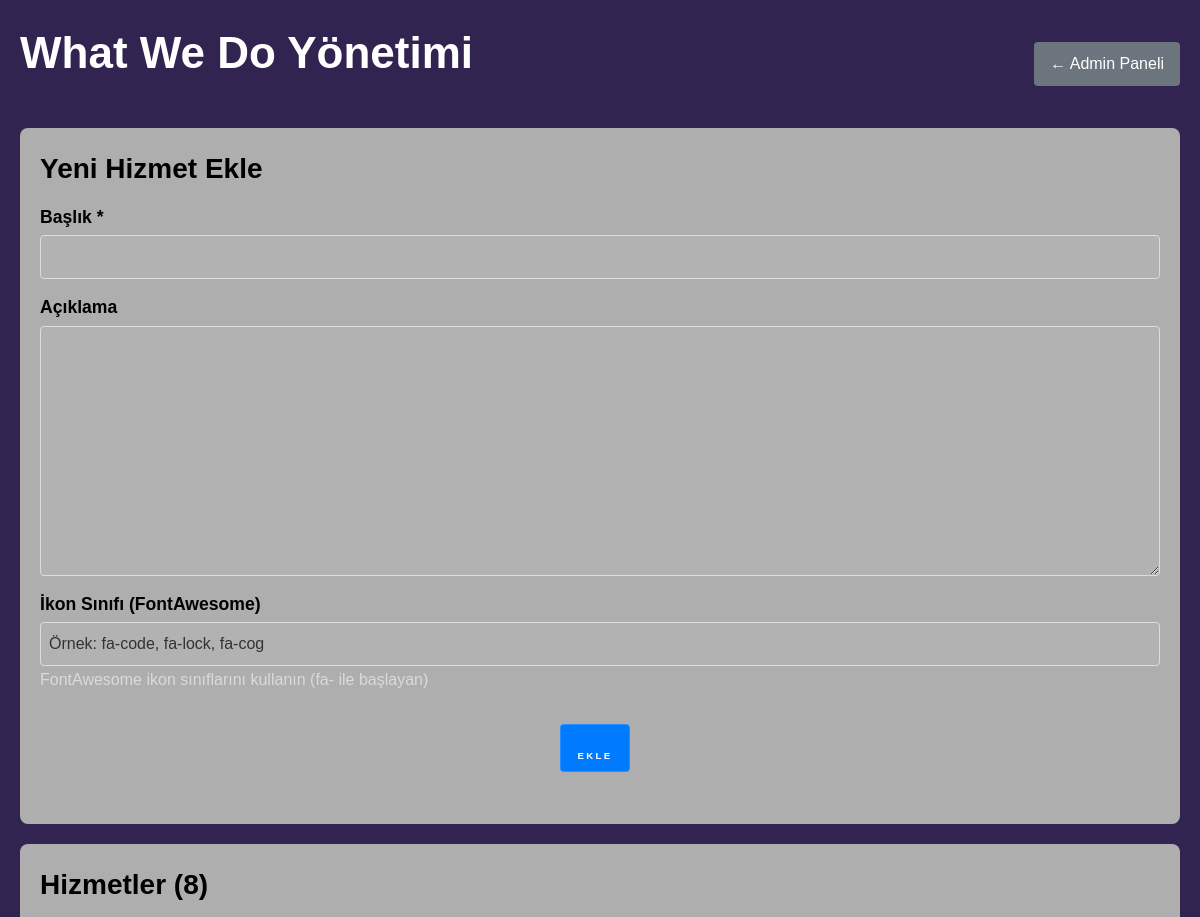
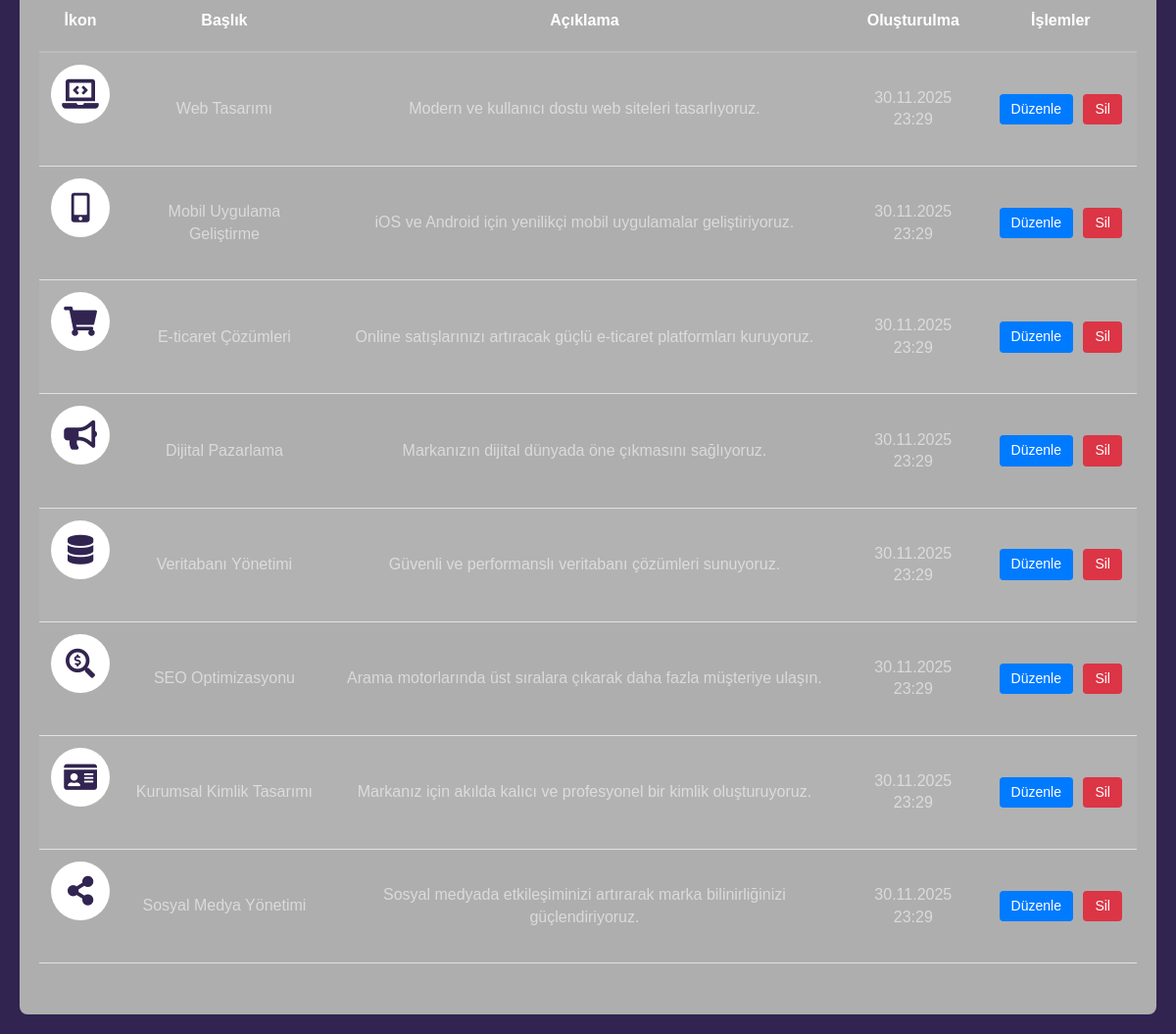
Page /admin/what_we_do.php (signed in) on the committed database (2 pictures, top to bottom).
### tables this page shows
CREATE TABLE `what_we_do` (
  `id` int(11) NOT NULL,
  `title` varchar(255) NOT NULL,
  `description` text DEFAULT NULL,
  `icon_class` varchar(255) DEFAULT 'fa-gem',
  `created_at` datetime DEFAULT current_timestamp(),
  `updated_at` datetime DEFAULT current_timestamp() ON UPDATE current_timestamp()
);

### admin/what_we_do.php (the view, shortened to what this page needs)
<?php
require_once '../config.php';
try {
    $stmt = $pdo->query("SELECT * FROM what_we_do ORDER BY created_at DESC");
    $services = $stmt->fetchAll();
} catch (PDOException $e) {
    $services = [];
    $message = 'Veri çekme hatası: ' . $e->getMessage();
    $message_type = 'error';
}
$edit_item = null;
?>
<!DOCTYPE html>
<html lang="tr">
<head>
    <link rel="stylesheet" href="../assets/css/main.css">
    <link rel="stylesheet" href="admin.css">
</head>
<body>
    <div class="admin-container">
        <div class="admin-header flex">
            <h1>What We Do Yönetimi</h1>
            <a href="index.php" class="btn btn-secondary">← Admin Paneli</a>
        </div>
        <div class="form-container">
            <h2><?php echo $edit_item ? 'Hizmet Düzenle' : 'Yeni Hizmet Ekle'; ?></h2>
            <form method="post" action="">
                <div class="form-group">
                    <label for="title">Başlık *</label>
                    <input type="text" id="title" name="title" value="<?php echo htmlspecialchars($edit_item['title'] ?? ''); ?>" required>
                </div>
                <div class="form-group">
                    <label for="description">Açıklama</label>
                    <textarea id="description" name="description"><?php echo htmlspecialchars($edit_item['description'] ?? ''); ?></textarea>
                </div>
                <div class="form-group">
                    <label for="icon_class">İkon Sınıfı (FontAwesome)</label>
                    <input type="text" id="icon_class" name="icon_class" value="<?php echo htmlspecialchars($edit_item['icon_class'] ?? ''); ?>"
                           placeholder="Örnek: fa-code, fa-lock, fa-cog">
                    <small>FontAwesome ikon sınıflarını kullanın (fa- ile başlayan)</small>
                </div>
                <div class="form-group">
                    <button type="submit" name="<?php echo $edit_item ? 'update' : 'create'; ?>" class="btn <?php echo $edit_item ? 'btn-success' : 'btn-primary'; ?>">
                        <?php echo $edit_item ? 'Güncelle' : 'Ekle'; ?>
                    </button>
                </div>
            </form>
        </div>
        <div class="table-container">
            <h2>Hizmetler (<?php echo count($services); ?>)</h2>
            <?php if (empty($services)): ?>
                <p>Henüz hizmet eklenmemiş.</p>
            <?php else: ?>
                <table>
                    <thead>
                        <tr>
                            <th>İkon</th>
                            <th>Başlık</th>
                            <th>Açıklama</th>
                            <th>Oluşturulma</th>
                            <th>İşlemler</th>
                        </tr>
                    </thead>
                    <tbody>
                        <?php foreach ($services as $service): ?>
                            <tr>
                                <td>
                                    <?php if ($service['icon_class']): ?>
                                        <i class="icon solid major <?php echo htmlspecialchars($service['icon_class']); ?> icon-preview"></i>
                                    <?php else: ?>
                                        İkon yok
                                    <?php endif; ?>
                                </td>
                                <td><?php echo htmlspecialchars($service['title']); ?></td>
                                <td><?php echo htmlspecialchars(substr($service['description'] ?? '', 0, 100)) . (strlen($service['description'] ?? '') > 100 ? '...' : ''); ?></td>
                                <td><?php echo date('d.m.Y H:i', strtotime($service['created_at'])); ?></td>
                                <td class="actions">
                                    <a href="?edit=<?php echo $service['id']; ?>" class="btn btn-primary btn-sm">Düzenle</a>
                                    <a href="?delete=<?php echo $service['id']; ?>" class="btn btn-danger btn-sm"
                                       onclick="return confirm('Bu hizmeti silmek istediğinizden emin misiniz?')">Sil</a>
                                </td>
                            </tr>
                        <?php endforeach; ?>
                    </tbody>
                </table>
            <?php endif; ?>
        </div>
    </div>
</body>
</html>

### admin/admin.css (style rules this page uses)
.admin-header { background: #333; color: white; padding: 20px; text-align: center; position: relative; }
.admin-header.flex { display: flex; justify-content: space-between; align-items: center; background: transparent; color: #333; padding: 0; margin-bottom: 20px; }
.admin-container { max-width: 1200px; margin: 20px auto; padding: 0 20px; }
.form-container, .table-container { background: #aeaeae; padding: 20px; border-radius: 8px; margin-bottom: 20px; }
.form-container h2, .table-container h2 { color: black; }
.table-container thead th { background: #aeaeae; }
.form-group { margin-bottom: 15px; }
.form-group label { color: black; display: block; margin-bottom: 5px; font-weight: bold; }
.form-group input, .form-group textarea, .form-group select { width: 100%; color: black; padding: 8px; border: 1px solid #ddd; border-radius: 4px; }
input::placeholder { color: #333 !important; opacity: 1 !important; font-weight: 500; }
.form-group textarea { height: 250px; resize: vertical; }
.form-group button, .form-group .btn { margin-right: 10px; }
.form-group:last-child { text-align: center; }
.btn { padding: 8px 16px; border: none; border-radius: 4px; cursor: pointer; text-decoration: none; display: inline-block; transition: opacity 0.2s; text-align: center; }
.btn-primary { background: #007bff; color: white; }
.btn-danger { background: #dc3545; color: white; }
.btn-secondary { background: #6c757d; color: white; }
.btn-sm { padding: 6px 12px; font-size: 14px; }
table { width: 100%; border-collapse: collapse; margin-top: 10px; }
th, td { padding: 12px; text-align: left; border-bottom: 1px solid #dee2e6; vertical-align: middle; }
th { background: #f8f9fa; font-weight: bold; text-align: center; vertical-align: middle; height: 50px; padding: 12px; line-height: 1.4; }
td { vertical-align: middle; height: 50px; line-height: 1.4; }
.table-container table tbody td { text-align: center; }
.table-container table tbody td:first-child { text-align: center; }
.table-container table tbody td:nth-child(2), .table-container table tbody td:nth-child(3), .table-container table tbody td:nth-child(4) { text-align: center; }
.actions { white-space: nowrap; text-align: center !important; vertical-align: middle !important; }
.actions a { margin: 0 3px; }
.icon-preview { font-size: 24px; margin-right: 10px; }

### rows in the picture
what_we_do: title "Web Tasarımı", description "Modern ve kullanıcı dostu web siteleri tasarlıyoruz.", created_at "30.11.2025 23:29"
what_we_do: title "Mobil Uygulama Geliştirme", description "iOS ve Android için yenilikçi mobil uygulamalar geliştiriyoruz.", created_at "30.11.2025 23:29"
what_we_do: title "E-ticaret Çözümleri", description "Online satışlarınızı artıracak güçlü e-ticaret platformları kuruyoruz.", created_at "30.11.2025 23:29"
what_we_do: title "Dijital Pazarlama", description "Markanızın dijital dünyada öne çıkmasını sağlıyoruz.", created_at "30.11.2025 23:29"
what_we_do: title "Veritabanı Yönetimi", description "Güvenli ve performanslı veritabanı çözümleri sunuyoruz.", created_at "30.11.2025 23:29"
what_we_do: title "SEO Optimizasyonu", description "Arama motorlarında üst sıralara çıkarak daha fazla müşteriye ulaşın.", created_at "30.11.2025 23:29"
what_we_do: title "Kurumsal Kimlik Tasarımı", description "Markanız için akılda kalıcı ve profesyonel bir kimlik oluşturuyoruz.", created_at "30.11.2025 23:29"
what_we_do: title "Sosyal Medya Yönetimi", description "Sosyal medyada etkileşiminizi artırarak marka bilinirliğinizi güçlendiriyoruz.", created_at "30.11.2025 23:29"

### other values in the picture
count($services) "8"
